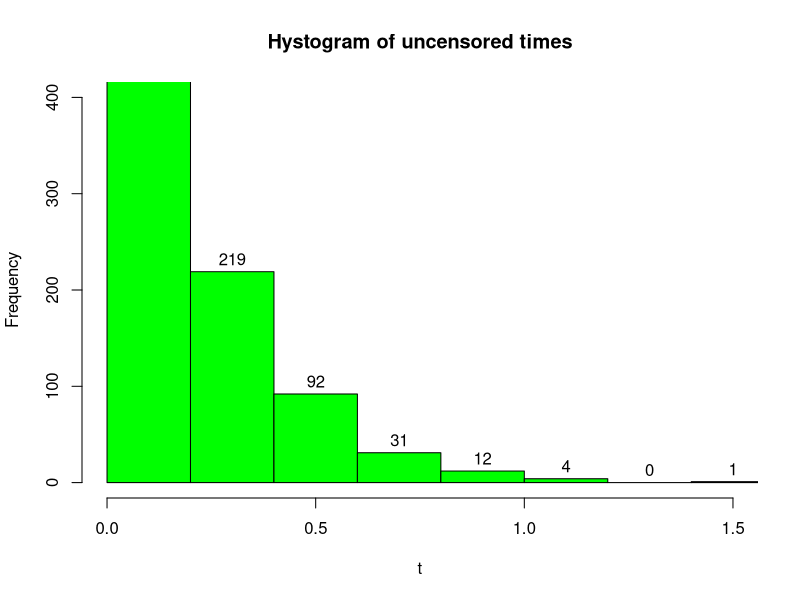
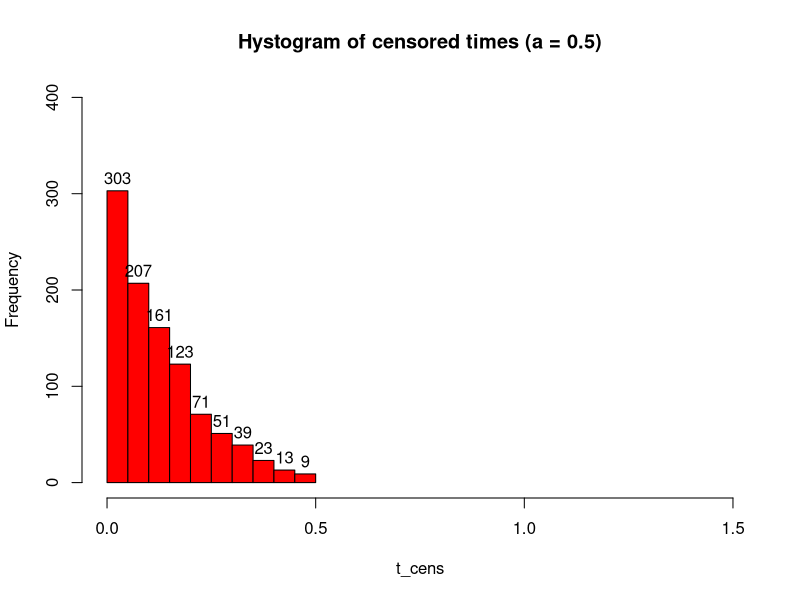

Generate these figures, in order, with R: (Note: this script raises an error after producing the figures.)
## ---- chunk 1
n              <- c(thousand = 1000)                                   # samples
t              <- rexp(n, rate = 5)                   # random exponential times
status_no_cens <- rep(1, times = n)         # no censored data --> all are cases
## ---- chunk 2
a              <- c(cens_05 = 0.5)   # upper bound of the uniform censoring dist
cens           <- runif(n, min = 0, max = a)                    # censored times
t_cens         <- pmin(t, cens)    # censored times are earlier than event times
status_cens    <- status_no_cens - (t_cens == cens)      # remove censored cases
## ---- chunk 3
# NOTE: for the plots to be comparable, xlim and ylim have to be the same range
#       for both the plots. Moreover to drow well adjusted plots, they were set
#       a posteriori.
hist(t,
  main = 'Hystogram of uncensored times',
  col  = 'green',
  xlim = c(0, 1.5),
  ylim = c(0, 400),
  labels = TRUE                        # add the labels over the top of the bars
)
hist(t_cens,
  main = 'Hystogram of censored times (a = 0.5)',
  col  = 'red',
  xlim = c(0, 1.5),
  ylim = c(0, 400),
  labels = TRUE
)
## ---- chunk 4
# `?survreg` := "Regression for a Parametric Survival Model"
# 
# R formula: y ~ x <--> math formula: y = f(x)
# 
# Here we want to model the response (labelled time) as they are, without any
# furter investigation on the effect on them from some other variable
survreg(Surv(t, status_no_cens) ~ 1,
  dist = 'exponential'
) %>%
  summary     # here `summary()` add some more statistics to the standard output
## ---- chunk 5
survreg(Surv(t_cens, status_cens) ~ 1,
  dist = 'exponential'
) %>%
  summary
## ---- chunk 6
# `?survfit` := "Create survival curves"
survfit(Surv(t, status_no_cens) ~ 1)

# Here we would like to compare to approach to survival plots:
# 1. Using the packege _survival_, so the standard one
# 2. Uisng the package _rms_, a comprehensive package for regression analyses

# Using survival `plot` provided by the _survival_ package
# (`?survival:::plot.survfit`), we can continue to
# use the `survfit()` function for nonparametric survival estimation from the
# same _survival_ package
survfit(Surv(t, status_no_cens) ~ 1) %>% 
  plot(
    xlim     = c(0, 1.55),
    conf.int  = TRUE,
    mark.time = TRUE,
    col       = 'green',
    main      = 'Uncensored --- survival'
)


# Using the survplot from the _rms_ package (`survplot`), we have to switch to
# the `npsurv()` function for nonparametric survival estimation from the _rms_
# package
npsurv(Surv(t, status_no_cens) ~ 1) %>% 
  survplot(
    xlim     = c(0, 1.5),
    conf.int = TRUE,
    n.risk   = TRUE,
    col      = 'green'
)
title(main = 'Uncensored --- rms') # unfortunally survplot do not have an
                                   # integrated option for the title...
## ---- chunk 7
survfit(Surv(t_cens, status_cens) ~ 1)

survfit(Surv(t_cens, status_cens) ~ 1) %>%
  plot(
    xlim     = c(0, 0.55),
    conf.int  = TRUE,
    mark.time = TRUE,
    col      = 'red',
    main      = 'Censored (a = 0.5)'
)

npsurv(Surv(t_cens, status_cens) ~ 1) %>% 
  survplot(
    xlim     = c(0, 0.5),
    conf.int = TRUE,
    n.risk   = TRUE,
    col      = 'red'
)
title(main = 'Censored (a = 0.5) --- rms')
## ---- chunk 8
data(mgus)                                                                # load
head(mgus)                                                       # first 10 rows
dim(mgus)                                              # number of rows and cols
names(mgus)                                                # name of the columns
str(mgus)                                   # R internal structure of the object

summary(mgus)                                              # summary from base R
 
describe(mgus)   # more comprehensive description from _Hisc_ package, loaded by
                 # the _rms_ one

mgus_df <- as_tibble(mgus)         # tidy data frame (important info printed all
                                   # together, and visualization auto-adjusted
                                   # to the consol width)
mgus_df
## ---- chunk 9
survfit(Surv(futime, death) ~ 1,
  data = mgus_df
) %>%
  plot(
    conf.int  = TRUE,
    mark.time = TRUE,
    col       = 'blue',
    main      = 'Survival function for mgus data'
)


survfit(Surv(futime, death) ~ sex,
  data = mgus_df
) %>%
  plot(
    conf.int  = TRUE,
    mark.time = TRUE,
    main      = 'Survival function for mgus data according to sex',
    col       = c('red', 'blue'),
    lty       = c(2, 3)
)
legend(
  x = 10000, y = 1,
  legend = c("Female", "Male"),
  col    = c('red', 'blue'),
  lty    = c(2, 3)
)
## ---- chunk 10
# For survival object the package _survminer_ provide ggplot2 plots
# (`?ggsurvplot`) which could be very interesting and quite comprehensive.

survfit(Surv(futime, death) ~ sex,
  data = mgus_df
) %>% 
  ggsurvplot(
    conf.int            = TRUE,                      # draw confidence intervals
    pval                = TRUE,                                    # show pvalue
    pval.method         = TRUE,                            # print the test name
    title               = 'Survival curves for overall death according to sex.',
    xlab                = 'Days',
    legend              = 'right',                             # legend position
    legend.title        = 'Sex',
    legend.labs         = c('Female', 'Male'),
    risk.table          = TRUE,     # admits interesting options other than TRUE
    cumcensor           = TRUE,
    cumevents           = TRUE,
    pval.size           = 3.5,   # from here these are options passed to `ggpar`
    risk.table.fontsize = 3,     # for a better visualization
    fontsize            = 3,     # (auto-explicatives)
    xscale              = 30.44
  )
## ---- chunk 11
# Using __survival__ (no plot method is provided for this solution)
survdiff(Surv(futime, death) ~ sex,
  data = mgus_df
)


# using __rms__
dd <- datadist(mgus_df)  # To evaluate cph, _rms_ needs this object which simply
                         # store statistics about the data.
                         # 
                         # Note: the name of the object (i.e. "dd") has to be 
                         #       exactly the same as the one specified into the
                         #       option set just after the `library(rms)` call.
                         #       (See: Chapter settings) 
cox_model <- cph(Surv(futime, death) ~ sex,
  data  = mgus_df
)

summary(cox_model)                           # return effect size and HR with CI

Predict(cox_model) %>%          # Compute predicted values and confidence limits
                                #
                                # Note: pay attention to Title-case "P"redict
  plot(
    groups = 'sex',
    anova  = anova(cox_model),       # Compute and print the $\chi^2$ statistics
    pval   = TRUE                    # print the pvalue 
)
## ---- chunk 12
n <- 500
## ---- chunk 13
n_days <- 365.25 * 7              # Seven years, taking into account bissextiles
time_start <- runif(n = n,
  min = 0,
  max = n_days
) %>% 
  as.Date(origin = '2010-01-01')
## ---- chunk 14
mean_death_time <- 365.25 * 2
death_t         <- rexp(n, rate = 1 / mean_death_time)
status_no_cens  <- rep(1, n)
## ---- chunk 15
end_date     <- as.Date('2017-06-01')           # Fixed date for the end of f-up
death_r_cens <- pmin(death_t, end_date - time_start)
status_cens  <- status_no_cens - (death_t == death_r_cens)
## ---- chunk 16
survfit(Surv(death_r_cens, status_cens) ~ 1) %>% 
  plot(
    conf.int  = TRUE,
    mark.time = TRUE,
    main      = 'Survival curve from randomization (right censored at 2017-06-01)',
    col       = 'blue',
    xlab      = 'Years',
    xscale    = 365.25
)
